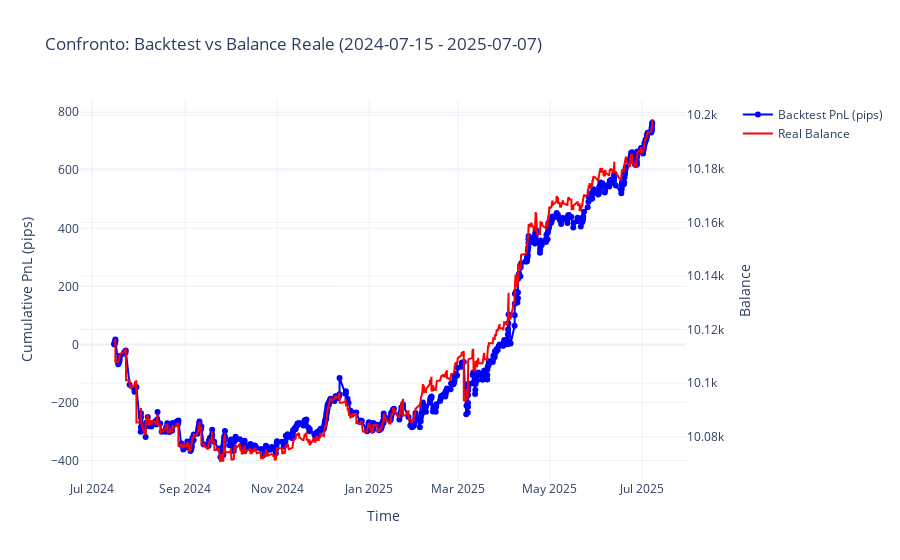

Notebook code cell kept with this figure:
### Markdown cell above
## 8. Confronto con dati reali (se disponibili)

### Code cell
# Carica i dati di balance reali per confronto
try:
    balance_file = '/home/edocame/Desktop/bollingerBands/DATA/eurchf_1440_01.csv'
    balance_data = data_loader.load_balance_data(balance_file)
    
    print(f"Dati balance caricati: {len(balance_data)} righe")
    print(f"Periodo balance: {balance_data.index.min()} - {balance_data.index.max()}")
    
    # Confronta con i risultati del backtest
    if not trades_df.empty:
        # Trova il periodo comune tra backtest e balance
        # Assumiamo che trades_df abbia una colonna 'Exit_Time' con i timestamp
        if 'Exit_Time' in trades_df.columns:
            backtest_start = trades_df['Exit_Time'].min()
            backtest_end = trades_df['Exit_Time'].max()
        else:
            # Se non c'è Exit_Time, usa l'indice del DataFrame completo
            backtest_start = complete_data.index.min()
            backtest_end = complete_data.index.max()
        
        balance_start = balance_data.index.min()
        balance_end = balance_data.index.max()
        
        # Calcola il periodo comune
        common_start = max(backtest_start, balance_start)
        common_end = min(backtest_end, balance_end)
        
        print(f"\nPeriodo backtest: {backtest_start} - {backtest_end}")
        print(f"Periodo balance: {balance_start} - {balance_end}")
        print(f"Periodo comune: {common_start} - {common_end}")
        
        # Verifica che esista un periodo comune
        if common_start <= common_end:
            # Filtra i dati al periodo comune
            if 'Exit_Time' in trades_df.columns:
                trades_common = trades_df[
                    (trades_df['Exit_Time'] >= common_start) & 
                    (trades_df['Exit_Time'] <= common_end)
                ]
            else:
                # Se non c'è Exit_Time, crea un dataset filtrato basato sui timestamp
                trades_common = trades_df.copy()
                
            balance_common = balance_data.loc[common_start:common_end]
            
            print(f"\nTrade nel periodo comune: {len(trades_common)}")
            print(f"Righe balance nel periodo comune: {len(balance_common)}")
            
            # Crea il grafico di confronto solo per il periodo comune
            if len(trades_common) > 0 and len(balance_common) > 0:
                visualization.compare_backtest_vs_real_balance(
                    trades_common, 
                    balance_common, 
                    title=f"Confronto: Backtest vs Balance Reale ({common_start.strftime('%Y-%m-%d')} - {common_end.strftime('%Y-%m-%d')})"
                )
                
                # Mostra anche alcune statistiche di confronto
                print(f"\n=== STATISTICHE PERIODO COMUNE ===")
                print(f"PnL finale backtest: {trades_common['Cumulative_PnL'].iloc[-1]:.2f} pips")
                print(f"Balance finale reale: {balance_common['<BALANCE>'].iloc[-1]:.2f}")
                
                # Calcola la correlazione se possibile
                if len(trades_common) > 1 and len(balance_common) > 1:
                    # Resample per allineare le frequenze
                    try:
                        balance_daily = balance_common['<BALANCE>'].resample('D').last().dropna()
                        trades_daily = trades_common.set_index('Exit_Time')['Cumulative_PnL'].resample('D').last().dropna()
                        
                        # Trova l'intersezione delle date
                        common_dates = balance_daily.index.intersection(trades_daily.index)
                        
                        if len(common_dates) > 2:
                            corr = balance_daily.loc[common_dates].corr(trades_daily.loc[common_dates])
                            print(f"Correlazione giornaliera: {corr:.3f}")
                        else:
                            print("Insufficienti dati per calcolare la correlazione")
                    except Exception as e:
                        print(f"Errore nel calcolo della correlazione: {e}")
            else:
                print("ERRORE: Nessun dato disponibile nel periodo comune filtrato")
        else:
            print("ERRORE: Non ci sono date in comune tra backtest e balance!")
    else:
        print("Nessun trade disponibile per il confronto")
        
except Exception as e:
    print(f"Errore nel caricamento dei dati balance: {e}")

### Figure 1 — Plotly figure (JSON) as saved in the notebook; plotly's stock layout.template omitted (floating-point values rounded to 4 significant figures; data arrays with more than 128 entries replaced by an {"elided": "..."} marker saying what was removed)
{"data": [{"line": {"color": "blue", "width": 2}, "mode": "lines+markers", "name": "Backtest PnL (pips)", "type": "scatter", "x": {"elided": "623 str values"}, "xaxis": "x", "y": {"elided": "623 float values"}, "yaxis": "y"}, {"line": {"color": "red", "width": 2}, "mode": "lines", "name": "Real Balance", "type": "scatter", "x": {"elided": "1952 str values"}, "xaxis": "x", "y": {"elided": "1952 float values"}, "yaxis": "y2"}], "layout": {"hovermode": "x unified", "title": {"text": "Confronto: Backtest vs Balance Reale (2024-07-15 - 2025-07-07)"}, "xaxis": {"anchor": "y", "domain": [0, 0.94], "title": {"text": "Time"}}, "yaxis": {"anchor": "x", "domain": [0, 1], "title": {"text": "Cumulative PnL (pips)"}}, "yaxis2": {"anchor": "x", "overlaying": "y", "side": "right", "title": {"text": "Balance"}}}}
